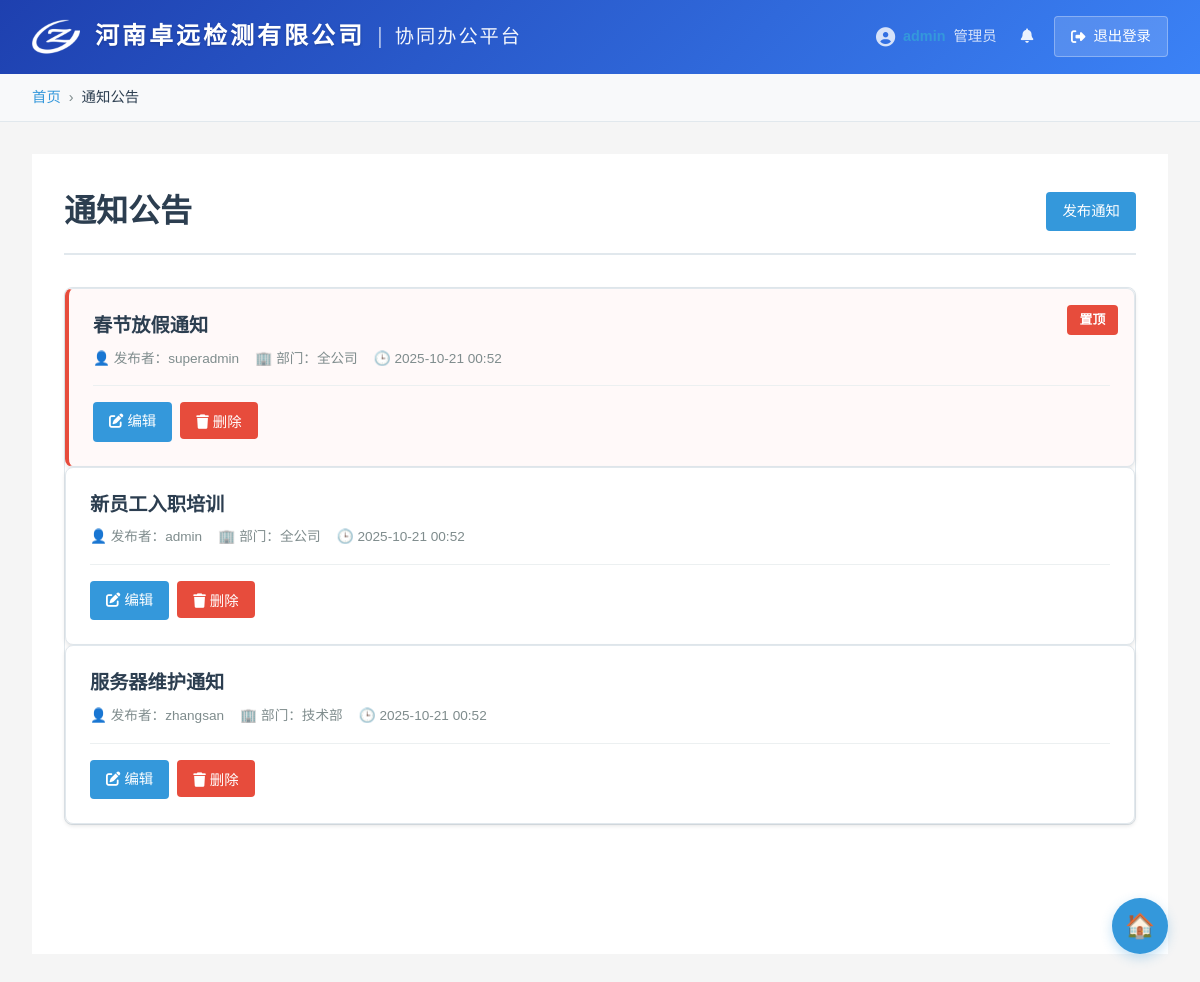
The app's page /notifications (signed in) with its own data.
### simple_models.py (models this page shows, shortened)
class User(UserMixin, db.Model):
    __tablename__ = 'users'
    id = db.Column(db.Integer, primary_key=True)
    username = db.Column(db.String(80), unique=True, nullable=False, index=True)
    password_hash = db.Column(db.String(255), nullable=False)
    department = db.Column(db.String(100), nullable=False, default='通用')
    email = db.Column(db.String(120))
    created_at = db.Column(db.DateTime, default=datetime.utcnow)
    is_active = db.Column(db.Boolean, default=False)  # 改为默认未激活
    status = db.Column(db.String(20), default='pending')  # 新增：用户状态 pending/active/inactive
    real_name = db.Column(db.String(100))  # 新增：真实姓名
    phone = db.Column(db.String(20))  # 新增：电话号码
    last_login = db.Column(db.DateTime)  # 新增：最后登录时间
    roles = db.relationship('Role', secondary=user_roles, backref=db.backref('users', lazy='dynamic'))
    def has_role(self, role_name):
        return any(role.name == role_name for role in self.roles)
    def has_permission(self, permission):
        if self.has_role(ROLE_SUPER_ADMIN):
            return True
        for role in self.roles:
            if role.permissions and permission in role.permissions.split(','):
                return True
        return False

class Notification(db.Model):
    __tablename__ = 'notifications'
    id = db.Column(db.Integer, primary_key=True)
    title = db.Column(db.String(255), nullable=False)
    content = db.Column(db.Text, nullable=False)
    publisher_id = db.Column(db.Integer, db.ForeignKey('users.id'), nullable=False)
    publish_time = db.Column(db.DateTime, default=datetime.utcnow)
    is_top = db.Column(db.Boolean, default=False)
    department = db.Column(db.String(100))
    is_active = db.Column(db.Boolean, default=True)
    publisher = db.relationship('User', backref='published_notifications', foreign_keys=[publisher_id])

### app.py (the view, shortened to what this page needs)
@app.route('/notifications')
@login_required
def notifications_list():
    if can_view_all_notifications():
        notifications = Notification.query.filter_by(is_active=True).order_by(
            Notification.is_top.desc(),  # 置顶的排在前面
            Notification.publish_time.desc()  # 然后按发布时间降序
        ).all()
    current_date = get_local_time().strftime("%Y年%m月%d日 %H:%M")
    return render_template('notifications.html',
                         notifications=notifications,
                         date=current_date)

### app.py (called while the page is built)
def get_local_time():
    return datetime.now()

def format_local_time(dt):
    if dt is None:
        return ""
    return dt.strftime('%Y-%m-%d %H:%M')

@login_manager.user_loader
def load_user(user_id):
    return User.query.get(int(user_id))

### auth.py (called while the page is built)
def can_view_all_notifications():
    if not current_user.is_authenticated:
        return False
    if current_user.has_role(ROLE_SUPER_ADMIN):
        return True
    if current_user.has_role(ROLE_ADMIN):
        return True
    return False

### templates/notifications.html (shortened to what this page needs)
{% extends "base.html" %}
{% block breadcrumb %}
    {% set breadcrumbs = [
        {'name': '通知公告', 'url': url_for('notifications_list')}
    ] %}
    {% include 'breadcrumb.html' %}
{% endblock %}
{% block content %}
<div class="container">
    <main class="main-content">
        <div class="page-header">
            <h1>通知公告</h1>
            {% if has_permission('publish_notices') %}
            <a href="{{ url_for('create_notification') }}" class="btn-primary">发布通知</a>
            {% endif %}
        </div>
        <div class="notifications-container">
            {% if notifications %}
                {% for notification in notifications %}
                <div class="notification-item {% if notification.is_top %}notification-top{% endif %}">
                    {% if notification.is_top %}
                    <div class="notification-top-badge">置顶</div>
                    {% endif %}
                    <a href="{{ url_for('notification_detail', notification_id=notification.id) }}" class="notification-link">
                        <div class="notification-header">
                            <h3 class="notification-title">{{ notification.title }}</h3>
                            <div class="notification-meta">
                                <span class="notification-publisher">发布者：{{ notification.publisher.username }}</span>
                                <span class="notification-department">部门：{{ notification.department or '全公司' }}</span>
                                <span class="notification-time">{{ format_local_time(notification.publish_time) }}</span>
                            </div>
                        </div>
                    </a>
                    {% if notification.publisher_id == current_user.id or current_user.has_role('super_admin') or current_user.has_role('admin') %}
                    <div class="notification-actions">
                        <a href="{{ url_for('edit_notification', notification_id=notification.id) }}" class="btn-edit">
                            <i class="fas fa-edit"></i> 编辑
                        </a>
                        <form action="{{ url_for('delete_notification', notification_id=notification.id) }}" method="POST" class="delete-form">
                            <button type="submit" class="btn-delete" onclick="return confirm('确定要删除此通知吗？')">
                                <i class="fas fa-trash"></i> 删除
                            </button>
                        </form>
                    </div>
                    {% endif %}
                </div>
                {% endfor %}
            {% else %}
                <div class="no-notifications">
                    <p>暂无通知公告</p>
                </div>
            {% endif %}
        </div>
    </main>
</div>
{% endblock %}

### templates/base.html (shortened to what this page needs)
<!DOCTYPE html>
<html lang="zh-CN">
<head>
    <link rel="stylesheet" href="{{ url_for('static', filename='style.css') }}">
    <link rel="stylesheet" href="https://cdnjs.cloudflare.com/ajax/libs/font-awesome/6.4.0/css/all.min.css">
</head>
<body>
    <header class="global-header">
        <div class="header-container">
            <a href="{{ url_for('index') }}" class="logo-link">
                <div class="logo-container">
                    <img src="{{ url_for('static', filename='images/logo.png') }}" alt="河南卓远检测有限公司" class="logo-img">
                    <div class="logo-text">
                        <span class="company-name">河南卓远检测有限公司</span>
                        <span class="divider">|</span>
                        <span class="portal-name">协同办公平台</span>
                    </div>
                </div>
            </a>
            <div class="user-info">
                <div class="user-details">
                    <i class="fas fa-user-circle user-icon"></i>
                    <span class="username">{{ current_user.username }}</span>
                    <span class="user-department">{{ current_user.department }}</span>
                </div>
                <div class="user-notifications">
                    <a href="{{ url_for('messages_list') }}" class="messages-link" title="消息中心">
                        <i class="fas fa-bell"></i>
                    </a>
                    <a href="{{ url_for('logout') }}" class="logout-btn">
                        <i class="fas fa-sign-out-alt"></i>
                        退出登录
                    </a>
                </div>
            </div>
        </div>
    </header>
    {% block breadcrumb %}{% endblock %}
    <main class="main-content">
        {% block content %}{% endblock %}
    </main>
    <div class="quick-home">
        <a href="{{ url_for('index') }}" class="home-btn" title="返回首页">🏠</a>
    </div>
</body>
</html>

### records on screen
User: username "admin", department "管理员"
Notification: is_top "置顶", title "春节放假通知", publisher.username "superadmin", department "全公司", publish_time "2025-10-21 00:52"
Notification: title "新员工入职培训", publisher.username "admin", department "全公司", publish_time "2025-10-21 00:52"
Notification: title "服务器维护通知", publisher.username "zhangsan", department "技术部", publish_time "2025-10-21 00:52"

### other values on screen
{{ breadcrumb.name }} "通知公告"
